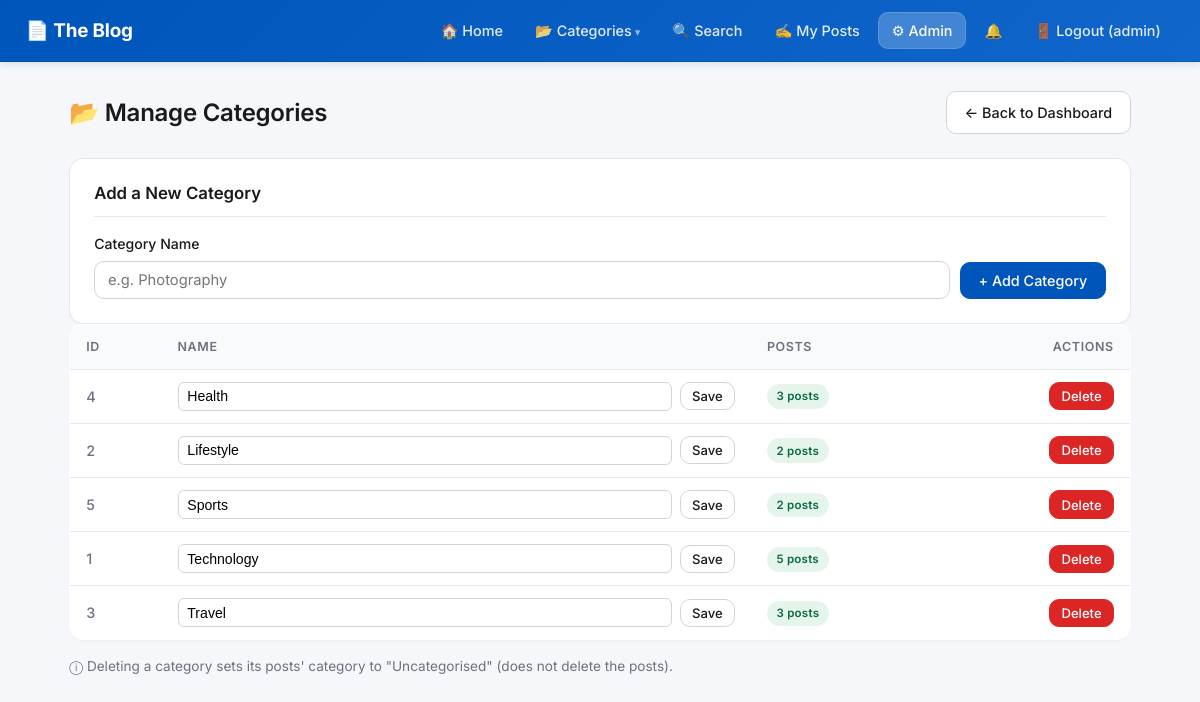
Screenshot of /admin/manage_categories.php (signed in) with the database file from the repository.
### tables this page shows
CREATE TABLE IF NOT EXISTS dbProj_categories (
    cat_id   INT AUTO_INCREMENT PRIMARY KEY,
    cat_name VARCHAR(100) NOT NULL
);

### admin/manage_categories.php (the view, shortened to what this page needs)
<?php
require_once '../DBConn.php';
$cats = mysqli_query($conn, "
    SELECT c.cat_id, c.cat_name, COUNT(p.post_id) AS post_count
    FROM dbProj_categories c
    LEFT JOIN dbProj_posts p ON p.cat_id = c.cat_id AND p.is_deleted = 0
    GROUP BY c.cat_id
    ORDER BY c.cat_name
");
?>
<!DOCTYPE html>
<html lang="en">
<head>
<link rel="stylesheet" href="../css/style.css">
</head>
<body>
<?php include '../includes/nav.php'; ?>
<div class="container">
    <div class="page-header">
        <h2>&#128194; Manage Categories</h2>
        <a href="dashboard.php" class="btn">&larr; Back to Dashboard</a>
    </div>
    <div class="section-card">
        <h3>Add a New Category</h3>
        <form method="POST" style="display:flex; gap:0.6rem; align-items:end; flex-wrap:wrap;">
            <div class="form-group" style="margin-bottom:0; flex:1; min-width:240px;">
                <label>Category Name</label>
                <input type="text" name="add_name" placeholder="e.g. Photography" required maxlength="100">
            </div>
            <button type="submit" class="btn btn-primary">&#43; Add Category</button>
        </form>
    </div>
    <table class="data-table">
        <thead>
            <tr><th>ID</th><th>Name</th><th>Posts</th><th style="text-align:right;">Actions</th></tr>
        </thead>
        <tbody>
        <?php while ($c = mysqli_fetch_assoc($cats)): ?>
        <tr>
            <td style="color:var(--color-text-muted); font-weight:500;"><?= $c['cat_id'] ?></td>
            <td>
                <form method="POST" style="display:flex; gap:0.5rem; align-items:center;">
                    <input type="text" name="rename_name" value="<?= htmlspecialchars($c['cat_name']) ?>" maxlength="100" style="flex:1; padding:0.35rem 0.55rem; border:1px solid var(--color-border-strong); border-radius:var(--radius-sm); font-size:0.88rem;">
                    <button type="submit" class="btn btn-sm">Save</button>
                </form>
            </td>
            <td>
                <?php if ($c['post_count'] > 0): ?>
                    <span class="badge"><?= $c['post_count'] ?> post<?= $c['post_count'] == 1 ? '' : 's' ?></span>
                <?php else: ?>
                    <span style="color:var(--color-text-subtle); font-size:0.82rem;">empty</span>
                <?php endif; ?>
            </td>
            <td style="text-align:right;">
                <form method="POST" style="display:inline;" onsubmit="return confirm('Delete this category? Any posts in it will become uncategorised.')">
                    <button type="submit" class="btn btn-danger btn-sm">Delete</button>
                </form>
            </td>
        </tr>
        <?php endwhile; ?>
        </tbody>
    </table>
    <p style="margin-top:1rem; font-size:0.85rem; color:var(--color-text-muted);">
        &#9432; Deleting a category sets its posts' category to &quot;Uncategorised&quot; (does not delete the posts).
    </p>
</div>
</body>
</html>

### css/style.css (style rules this page uses)
:root { --color-primary: #0055bb; --color-primary-hover: #003f99; --color-primary-soft: #e8efff; --color-accent: #0a8754; --color-accent-hover: #076b42; --color-accent-soft: #e6f5ec; --color-danger: #dc2626; --color-danger-hover: #b91c1c; --color-danger-soft: #fef2f2; --color-warning: #e6a800; --color-warning-soft: #fff8e1; --color-text: #1a1a1a; --color-text-muted: #6b7280; --color-text-subtle: #9ca3af; --color-bg: #ffffff; --color-bg-soft: #f9fafb; --color-bg-page: #f5f7fa; --color-border: #e5e7eb; --color-border-strong: #d1d5db; --radius-sm: 6px; --radius-md: 10px; --radius-lg: 14px; --radius-pill: 999px; --shadow-sm: 0 1px 2px rgba(0,0,0,.04); --shadow-md: 0 4px 12px rgba(0,0,0,.06); --shadow-lg: 0 8px 24px rgba(0,0,0,.08); --transition: all 0.15s ease; }
*, *::before, *::after { box-sizing: border-box; margin: 0; padding: 0; }
html, body { min-height: 100%; }
body { font-family: 'Inter', system-ui, -apple-system, 'Segoe UI', Arial, sans-serif; background: var(--color-bg-page); color: var(--color-text); font-size: 15px; line-height: 1.6; -webkit-font-smoothing: antialiased; -moz-osx-font-smoothing: grayscale; }
a { color: var(--color-primary); text-decoration: none; transition: var(--transition); }
h1, h2, h3, h4 { font-weight: 600; line-height: 1.3; color: var(--color-text); }
.container { max-width: 1100px; margin: 1.8rem auto; padding: 0 1.2rem; }
.btn { display: inline-flex; align-items: center; justify-content: center; gap: 0.4rem; padding: 0.55rem 1.1rem; border: 1px solid var(--color-border-strong); background: var(--color-bg); color: var(--color-text); border-radius: var(--radius-md); font-size: 0.9rem; font-weight: 500; font-family: inherit; cursor: pointer; transition: var(--transition); text-decoration: none; }
.btn-primary { background: var(--color-primary); color: #fff; border-color: var(--color-primary); }
.btn-danger { background: var(--color-danger); color: #fff; border-color: var(--color-danger); }
.btn-sm { padding: 0.32rem 0.7rem; font-size: 0.82rem; }
.card, .section-card { background: var(--color-bg); border: 1px solid var(--color-border); border-radius: var(--radius-lg); padding: 1.5rem; box-shadow: var(--shadow-sm); }
.section-card h3 { font-size: 1.05rem; margin-bottom: 1rem; padding-bottom: 0.7rem; border-bottom: 1px solid var(--color-border); }
.page-header { display: flex; justify-content: space-between; align-items: center; margin-bottom: 1.5rem; gap: 1rem; }
.page-header h2 { font-size: 1.5rem; letter-spacing: -0.01em; }
.form-group { margin-bottom: 1rem; }
.form-group label { display: block; font-weight: 500; margin-bottom: 0.35rem; font-size: 0.88rem; color: var(--color-text); }
.form-group input, .form-group select, .form-group textarea { width: 100%; padding: 0.55rem 0.8rem; border: 1px solid var(--color-border-strong); border-radius: var(--radius-md); font-size: 0.92rem; font-family: inherit; background: var(--color-bg); color: var(--color-text); transition: var(--transition); }
.badge { display: inline-block; background: var(--color-accent-soft); color: var(--color-accent-hover); padding: 0.2rem 0.6rem; border-radius: var(--radius-pill); font-size: 0.72rem; font-weight: 600; letter-spacing: 0.02em; }
.data-table { width: 100%; border-collapse: collapse; background: var(--color-bg); border-radius: var(--radius-lg); overflow: hidden; box-shadow: var(--shadow-sm); border: 1px solid var(--color-border); }
.data-table th { background: var(--color-bg-soft); color: var(--color-text-muted); border-bottom: 1px solid var(--color-border); padding: 0.75rem 1rem; text-align: left; font-size: 0.78rem; font-weight: 600; text-transform: uppercase; letter-spacing: 0.05em; }
.data-table td { border-bottom: 1px solid var(--color-border); padding: 0.75rem 1rem; font-size: 0.9rem; vertical-align: middle; }
.data-table tr:last-child td { border-bottom: none; }
.data-table tbody tr { transition: background 0.1s ease; }

### rows the page displays
dbproj_categories: cat_id "4", rename_name "Health", post_count "3"
dbproj_categories: cat_id "2", rename_name "Lifestyle", post_count "2"
dbproj_categories: cat_id "5", rename_name "Sports", post_count "2"
dbproj_categories: cat_id "1", rename_name "Technology", post_count "5"
dbproj_categories: cat_id "3", rename_name "Travel", post_count "3"

### other values shown
$_SESSION['username'] "admin"
